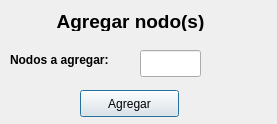
<?xml version="1.0" encoding="UTF-8"?>
<ui version="4.0">
 <class>addNode</class>
 <widget class="QDialog" name="addNode">
  <property name="geometry">
   <rect>
    <x>0</x>
    <y>0</y>
    <width>277</width>
    <height>124</height>
   </rect>
  </property>
  <property name="windowTitle">
   <string>Dialog</string>
  </property>
  <widget class="QLabel" name="label">
   <property name="geometry">
    <rect>
     <x>40</x>
     <y>10</y>
     <width>181</width>
     <height>21</height>
    </rect>
   </property>
   <property name="text">
    <string>&lt;html&gt;&lt;head/&gt;&lt;body&gt;&lt;p align=&quot;center&quot;&gt;&lt;span style=&quot; font-size:14pt; font-weight:600;&quot;&gt;Agregar nodo(s)&lt;/span&gt;&lt;/p&gt;&lt;/body&gt;&lt;/html&gt;</string>
   </property>
  </widget>
  <widget class="QLineEdit" name="quantity">
   <property name="geometry">
    <rect>
     <x>140</x>
     <y>50</y>
     <width>61</width>
     <height>27</height>
    </rect>
   </property>
  </widget>
  <widget class="QLabel" name="label_2">
   <property name="geometry">
    <rect>
     <x>10</x>
     <y>50</y>
     <width>121</width>
     <height>21</height>
    </rect>
   </property>
   <property name="text">
    <string>&lt;html&gt;&lt;head/&gt;&lt;body&gt;&lt;p&gt;&lt;span style=&quot; font-weight:600;&quot;&gt;Nodos a agregar:&lt;/span&gt;&lt;/p&gt;&lt;/body&gt;&lt;/html&gt;</string>
   </property>
  </widget>
  <widget class="QPushButton" name="add">
   <property name="geometry">
    <rect>
     <x>80</x>
     <y>90</y>
     <width>99</width>
     <height>27</height>
    </rect>
   </property>
   <property name="text">
    <string>Agregar</string>
   </property>
  </widget>
 </widget>
 <resources/>
 <connections/>
</ui>
